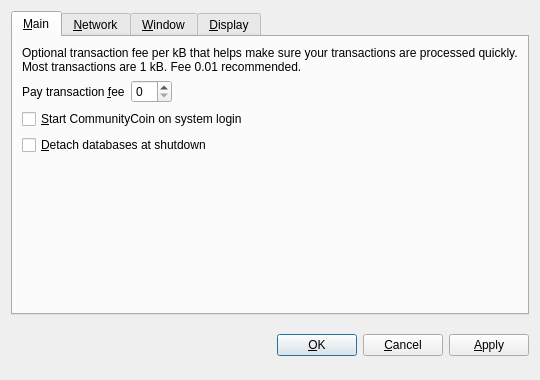
<?xml version="1.0" encoding="UTF-8"?>
<ui version="4.0">
 <class>OptionsDialog</class>
 <widget class="QDialog" name="OptionsDialog">
  <property name="geometry">
   <rect>
    <x>0</x>
    <y>0</y>
    <width>540</width>
    <height>380</height>
   </rect>
  </property>
  <property name="windowTitle">
   <string>Options</string>
  </property>
  <property name="modal">
   <bool>true</bool>
  </property>
  <layout class="QVBoxLayout" name="verticalLayout">
   <item>
    <widget class="QTabWidget" name="tabWidget">
     <property name="tabPosition">
      <enum>QTabWidget::North</enum>
     </property>
     <property name="currentIndex">
      <number>0</number>
     </property>
     <widget class="QWidget" name="tabMain">
      <attribute name="title">
       <string>&amp;Main</string>
      </attribute>
      <layout class="QVBoxLayout" name="verticalLayout_Main">
       <item>
        <widget class="QLabel" name="transactionFeeInfoLabel">
         <property name="text">
          <string>Optional transaction fee per kB that helps make sure your transactions are processed quickly. Most transactions are 1 kB. Fee 0.01 recommended.</string>
         </property>
         <property name="textFormat">
          <enum>Qt::PlainText</enum>
         </property>
         <property name="wordWrap">
          <bool>true</bool>
         </property>
        </widget>
       </item>
       <item>
        <layout class="QHBoxLayout" name="horizontalLayout_Main">
         <item>
          <widget class="QLabel" name="transactionFeeLabel">
           <property name="text">
            <string>Pay transaction &amp;fee</string>
           </property>
           <property name="textFormat">
            <enum>Qt::PlainText</enum>
           </property>
           <property name="buddy">
            <cstring>transactionFee</cstring>
           </property>
          </widget>
         </item>
         <item>
          <widget class="BitcoinAmountField" name="transactionFee"/>
         </item>
         <item>
          <spacer name="horizontalSpacer_Main">
           <property name="orientation">
            <enum>Qt::Horizontal</enum>
           </property>
           <property name="sizeHint" stdset="0">
            <size>
             <width>40</width>
             <height>20</height>
            </size>
           </property>
          </spacer>
         </item>
        </layout>
       </item>
       <item>
        <widget class="QCheckBox" name="bitcoinAtStartup">
         <property name="toolTip">
          <string>Automatically start CommunityCoin after logging in to the system.</string>
         </property>
         <property name="text">
          <string>&amp;Start CommunityCoin on system login</string>
         </property>
        </widget>
       </item>
       <item>
        <widget class="QCheckBox" name="detachDatabases">
         <property name="toolTip">
          <string>Detach block and address databases at shutdown. This means they can be moved to another data directory, but it slows down shutdown. The wallet is always detached.</string>
         </property>
         <property name="text">
          <string>&amp;Detach databases at shutdown</string>
         </property>
        </widget>
       </item>
       <item>
        <spacer name="verticalSpacer_Main">
         <property name="orientation">
          <enum>Qt::Vertical</enum>
         </property>
         <property name="sizeHint" stdset="0">
          <size>
           <width>20</width>
           <height>40</height>
          </size>
         </property>
        </spacer>
       </item>
      </layout>
     </widget>
     <widget class="QWidget" name="tabNetwork">
      <attribute name="title">
       <string>&amp;Network</string>
      </attribute>
      <layout class="QVBoxLayout" name="verticalLayout_Network">
       <item>
        <widget class="QCheckBox" name="mapPortUpnp">
         <property name="toolTip">
          <string>Automatically open the CommunityCoin client port on the router. This only works when your router supports UPnP and it is enabled.</string>
         </property>
         <property name="text">
          <string>Map port using &amp;UPnP</string>
         </property>
        </widget>
       </item>
       <item>
        <widget class="QCheckBox" name="connectSocks">
         <property name="toolTip">
          <string>Connect to the CommunityCoin network through a SOCKS proxy (e.g. when connecting through Tor).</string>
         </property>
         <property name="text">
          <string>&amp;Connect through SOCKS proxy:</string>
         </property>
        </widget>
       </item>
       <item>
        <layout class="QHBoxLayout" name="horizontalLayout_Network">
         <item>
          <widget class="QLabel" name="proxyIpLabel">
           <property name="text">
            <string>Proxy &amp;IP:</string>
           </property>
           <property name="textFormat">
            <enum>Qt::PlainText</enum>
           </property>
           <property name="buddy">
            <cstring>proxyIp</cstring>
           </property>
          </widget>
         </item>
         <item>
          <widget class="QValidatedLineEdit" name="proxyIp">
           <property name="maximumSize">
            <size>
             <width>140</width>
             <height>16777215</height>
            </size>
           </property>
           <property name="toolTip">
            <string>IP address of the proxy (e.g. 127.0.0.1)</string>
           </property>
          </widget>
         </item>
         <item>
          <widget class="QLabel" name="proxyPortLabel">
           <property name="text">
            <string>&amp;Port:</string>
           </property>
           <property name="textFormat">
            <enum>Qt::PlainText</enum>
           </property>
           <property name="buddy">
            <cstring>proxyPort</cstring>
           </property>
          </widget>
         </item>
         <item>
          <widget class="QLineEdit" name="proxyPort">
           <property name="maximumSize">
            <size>
             <width>55</width>
             <height>16777215</height>
            </size>
           </property>
           <property name="toolTip">
            <string>Port of the proxy (e.g. 9050)</string>
           </property>
          </widget>
         </item>
         <item>
          <widget class="QLabel" name="socksVersionLabel">
           <property name="text">
            <string>SOCKS &amp;Version:</string>
           </property>
           <property name="textFormat">
            <enum>Qt::PlainText</enum>
           </property>
           <property name="buddy">
            <cstring>socksVersion</cstring>
           </property>
          </widget>
         </item>
         <item>
          <widget class="QValueComboBox" name="socksVersion">
           <property name="toolTip">
            <string>SOCKS version of the proxy (e.g. 5)</string>
           </property>
          </widget>
         </item>
         <item>
          <spacer name="horizontalSpacer_Network">
           <property name="orientation">
            <enum>Qt::Horizontal</enum>
           </property>
           <property name="sizeHint" stdset="0">
            <size>
             <width>40</width>
             <height>20</height>
            </size>
           </property>
          </spacer>
         </item>
        </layout>
       </item>
       <item>
        <spacer name="verticalSpacer_Network">
         <property name="orientation">
          <enum>Qt::Vertical</enum>
         </property>
         <property name="sizeHint" stdset="0">
          <size>
           <width>20</width>
           <height>40</height>
          </size>
         </property>
        </spacer>
       </item>
      </layout>
     </widget>
     <widget class="QWidget" name="tabWindow">
      <attribute name="title">
       <string>&amp;Window</string>
      </attribute>
      <layout class="QVBoxLayout" name="verticalLayout_Window">
       <item>
        <widget class="QCheckBox" name="minimizeToTray">
         <property name="toolTip">
          <string>Show only a tray icon after minimizing the window.</string>
         </property>
         <property name="text">
          <string>&amp;Minimize to the tray instead of the taskbar</string>
         </property>
        </widget>
       </item>
       <item>
        <widget class="QCheckBox" name="minimizeOnClose">
         <property name="toolTip">
          <string>Minimize instead of exit the application when the window is closed. When this option is enabled, the application will be closed only after selecting Quit in the menu.</string>
         </property>
         <property name="text">
          <string>M&amp;inimize on close</string>
         </property>
        </widget>
       </item>
       <item>
        <spacer name="verticalSpacer_Window">
         <property name="orientation">
          <enum>Qt::Vertical</enum>
         </property>
         <property name="sizeHint" stdset="0">
          <size>
           <width>20</width>
           <height>40</height>
          </size>
         </property>
        </spacer>
       </item>
      </layout>
     </widget>
     <widget class="QWidget" name="tabDisplay">
      <attribute name="title">
       <string>&amp;Display</string>
      </attribute>
      <layout class="QVBoxLayout" name="verticalLayout_Display">
       <item>
        <layout class="QHBoxLayout" name="horizontalLayout_1_Display">
         <item>
          <widget class="QLabel" name="langLabel">
           <property name="text">
            <string>User Interface &amp;language:</string>
           </property>
           <property name="textFormat">
            <enum>Qt::PlainText</enum>
           </property>
           <property name="buddy">
            <cstring>lang</cstring>
           </property>
          </widget>
         </item>
         <item>
          <widget class="QValueComboBox" name="lang">
           <property name="toolTip">
            <string>The user interface language can be set here. This setting will take effect after restarting CommunityCoin.</string>
           </property>
          </widget>
         </item>
        </layout>
       </item>
       <item>
        <layout class="QHBoxLayout" name="horizontalLayout_2_Display">
         <item>
          <widget class="QLabel" name="unitLabel">
           <property name="text">
            <string>&amp;Unit to show amounts in:</string>
           </property>
           <property name="textFormat">
            <enum>Qt::PlainText</enum>
           </property>
           <property name="buddy">
            <cstring>unit</cstring>
           </property>
          </widget>
         </item>
         <item>
          <widget class="QValueComboBox" name="unit">
           <property name="toolTip">
            <string>Choose the default subdivision unit to show in the interface and when sending coins.</string>
           </property>
          </widget>
         </item>
        </layout>
       </item>
       <item>
        <widget class="QCheckBox" name="displayAddresses">
         <property name="toolTip">
          <string>Whether to show CommunityCoin addresses in the transaction list or not.</string>
         </property>
         <property name="text">
          <string>&amp;Display addresses in transaction list</string>
         </property>
        </widget>
       </item>
       <item>
        <spacer name="verticalSpacer_Display">
         <property name="orientation">
          <enum>Qt::Vertical</enum>
         </property>
         <property name="sizeHint" stdset="0">
          <size>
           <width>20</width>
           <height>40</height>
          </size>
         </property>
        </spacer>
       </item>
      </layout>
     </widget>
    </widget>
   </item>
   <item>
    <layout class="QHBoxLayout" name="horizontalLayout_Buttons">
     <item>
      <spacer name="horizontalSpacer_1">
       <property name="orientation">
        <enum>Qt::Horizontal</enum>
       </property>
       <property name="sizeHint" stdset="0">
        <size>
         <width>40</width>
         <height>48</height>
        </size>
       </property>
      </spacer>
     </item>
     <item>
      <widget class="QLabel" name="statusLabel">
       <property name="font">
        <font>
         <weight>75</weight>
         <bold>true</bold>
        </font>
       </property>
       <property name="text">
        <string/>
       </property>
       <property name="textFormat">
        <enum>Qt::PlainText</enum>
       </property>
       <property name="wordWrap">
        <bool>true</bool>
       </property>
      </widget>
     </item>
     <item>
      <spacer name="horizontalSpacer_2">
       <property name="orientation">
        <enum>Qt::Horizontal</enum>
       </property>
       <property name="sizeHint" stdset="0">
        <size>
         <width>40</width>
         <height>48</height>
        </size>
       </property>
      </spacer>
     </item>
     <item>
      <widget class="QPushButton" name="okButton">
       <property name="text">
        <string>&amp;OK</string>
       </property>
      </widget>
     </item>
     <item>
      <widget class="QPushButton" name="cancelButton">
       <property name="text">
        <string>&amp;Cancel</string>
       </property>
       <property name="autoDefault">
        <bool>false</bool>
       </property>
      </widget>
     </item>
     <item>
      <widget class="QPushButton" name="applyButton">
       <property name="text">
        <string>&amp;Apply</string>
       </property>
       <property name="autoDefault">
        <bool>false</bool>
       </property>
      </widget>
     </item>
    </layout>
   </item>
  </layout>
 </widget>
 <customwidgets>
  <customwidget>
   <class>BitcoinAmountField</class>
   <extends>QSpinBox</extends>
   <header>bitcoinamountfield.h</header>
  </customwidget>
  <customwidget>
   <class>QValueComboBox</class>
   <extends>QComboBox</extends>
   <header>qvaluecombobox.h</header>
  </customwidget>
  <customwidget>
   <class>QValidatedLineEdit</class>
   <extends>QLineEdit</extends>
   <header>qvalidatedlineedit.h</header>
  </customwidget>
 </customwidgets>
 <resources/>
 <connections/>
</ui>
